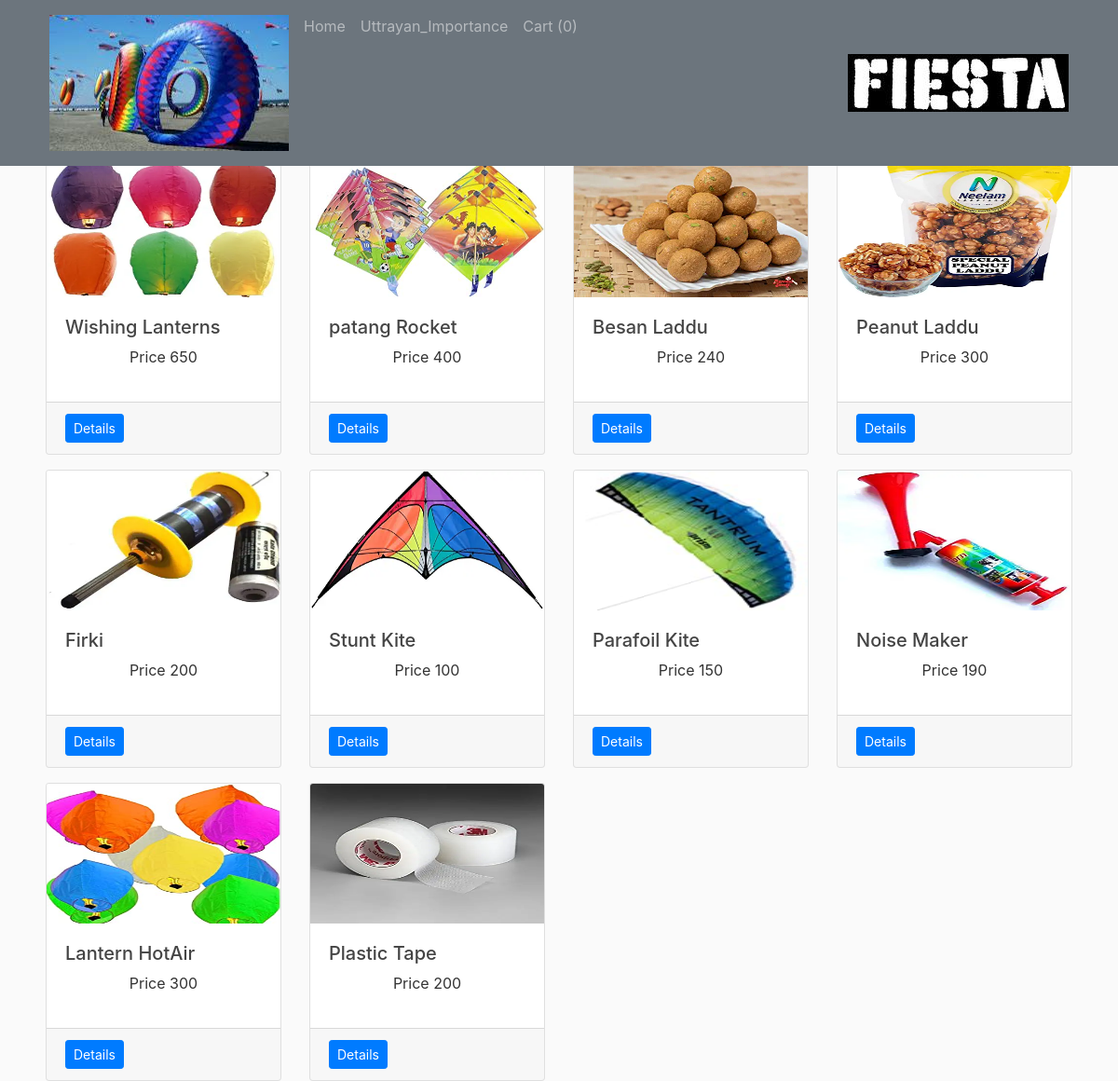
The app's page /uttrayan with its own data.
### database.py (models this page shows, shortened)
class Uttrayan(db.Model,UserMixin):
	id = db.Column(db.Integer,primary_key=True)
	image = db.Column(db.String(120),nullable=False)
	name = db.Column(db.String(120),nullable=False,unique=True)
	types = db.Column(db.String(120),nullable=False)
	category = db.Column(db.String(120),nullable=False)
	price = db.Column(db.Integer,nullable=False)
	companyname = db.Column(db.String(120),nullable=False)
	quantity = db.Column(db.Integer,nullable=False)
	detail = db.Column(db.String(200),nullable=False)
	username = db.Column(db.String(120),nullable=False)

### new.py (the view)
@app.route("/uttrayan")
def uttrayan():
	return render_template('uttrayan.html',products=Uttrayan.query.all())

### template/uttrayan.html (shortened to what this page needs)
<!DOCTYPE html>
<html>
<head>
    <link rel="stylesheet" href="https://stackpath.bootstrapcdn.com/bootstrap/4.4.1/css/bootstrap.min.css">
    <link rel="stylesheet" type="text/css" href="{{url_for('static', filename='main.css')}}">
</head>
<body >
  <nav class="navbar navbar-expand-md navbar-dark bg-secondary fixed-top"  >
    <div class="container">
      <div class="collapse navbar-collapse" id="navbarToggle">
         <div class="navbar-nav mr-auto" >
          <img class="nav-item nav-link"  src="{{url_for('static', filename='uttrayan/utt1.jpg')}}"  />
          <div class="navbar-nav mr-auto" >
          <a class="nav-item nav-link" href="/home1" >Home</a>
          <a class="nav-item nav-link" href="/uttrayanimp">Uttrayan_Importance</a>
          <a class="nav-link" href="/carts" tableindex="-1" >Cart ({{session['Shoppingcart']|length}})</a>
        </div>
        </div>
        <div class="navbar-nav ">
            <img class="nav-item nav-link" src="{{url_for('static', filename='new3.jpg')}}" />
         </div>
      </div>
    </div>
  </nav>
  <main role="main" class="container">
  <div class="row">
{% for product in products %}
  <div class="col-md-3 mt-3">
      <div class="card">
        <img src="{{url_for('static',filename=product.image)}}" alt="{{product.name}}"class="card-img-top" height="150">
         <div class="card-body">
           <h5 class="text-cent">{{product.name}}</h5>
           <p class="text-center">Price {{product.price}}</p>
         </div>
         <div class="card-footer">
            <a href="{{url_for('single_page9',id=product.id)}}" class="float-left btn btn-sm btn-primary">Details</a>
         </div>
      </div>
  </div>
  {% endfor %} </div>
</main>
</body>
</html>

### static/main.css (style rules this page uses)
body { background: #fafafa; color: #333333; margin-top: 5rem; }
h1, h2, h3, h4, h5, h6 { color: #444444; }
.row { display: flex; flex-wrap: wrap; padding: 0 4px; }

### records on screen
Uttrayan: image (picture), name "Wishing Lanterns", price "650"
Uttrayan: image (picture), name "patang Rocket", price "400"
Uttrayan: image (picture), name "Besan Laddu", price "240"
Uttrayan: image (picture), name "Peanut Laddu", price "300"
Uttrayan: image (picture), name "Firki", price "200"
Uttrayan: image (picture), name "Stunt Kite", price "100"
Uttrayan: image (picture), name "Parafoil Kite", price "150"
Uttrayan: image (picture), name "Noise Maker", price "190"
Uttrayan: image (picture), name "Lantern HotAir", price "300"
Uttrayan: image (picture), name "Plastic Tape", price "200"

### other values on screen
{{ session['Shoppingcart']|length }} "0"
